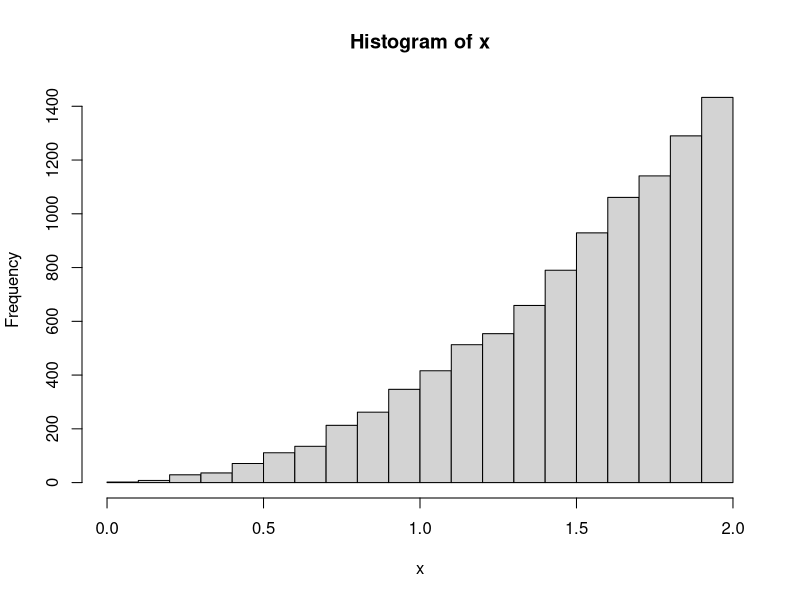

Write R code to recreate this figure.
#AMS 597 QUiz 5
#Nicholas Barrett
n = 10000
k = 0
j = 0
x = rep(NA,n)
while(k<n) {
  y = runif(n=1,min=0,max=2)
  j = j+1
  u = runif(1)
  if (u<=((y**3)/4)/(2*y)) {
    k = k+1
    x[k] = y
  }
}
  
hist(x)
j
